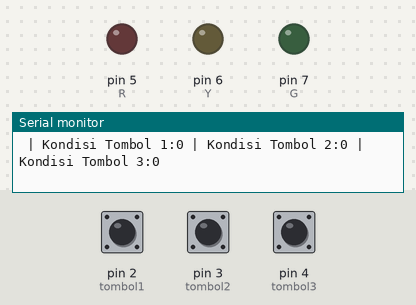
Simulated run of this sketch. Board: Arduino Uno, built with avr-gcc and run on an emulated ATmega328P. Parts: output pins drawn as LEDs (lit = HIGH), the last lines printed to the serial monitor. Dashed ring = blinking. The inputs (shaded band) are chosen by the test bench; at power-on: pin 2 (tombol1) LOW, pin 3 (tombol2) LOW, pin 4 (tombol3) LOW.

Above: at 1.2 s.
1.3 s: pin 2 (tombol1) pulled HIGH for 3.2 s
At 5.5 s:
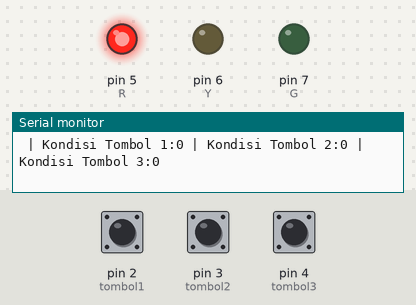
6.4 s: pin 3 (tombol2) pulled HIGH for 3.2 s
At 7.8 s:
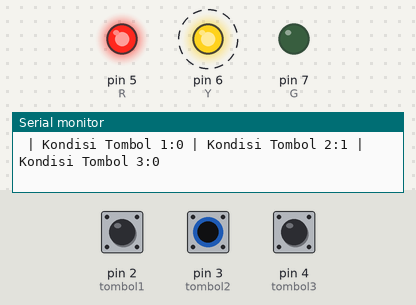
11.4 s: pin 4 (tombol3) pulled HIGH for 0.15 s
At 12.5 s:
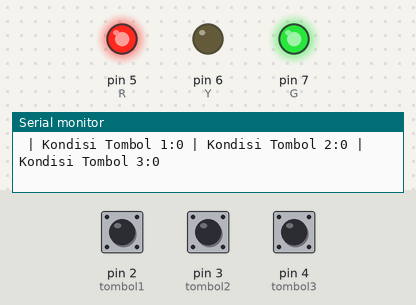
13.4 s: pin 2 (tombol1) pulled HIGH for 0.15 s
At 14.9 s:
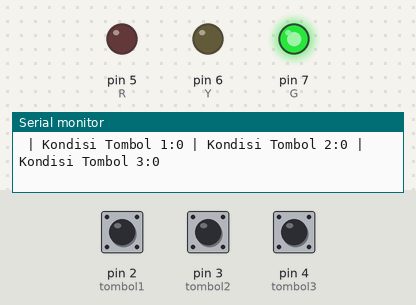
15.5 s: pin 3 (tombol2) pulled HIGH for 0.15 s
At 17.2 s:
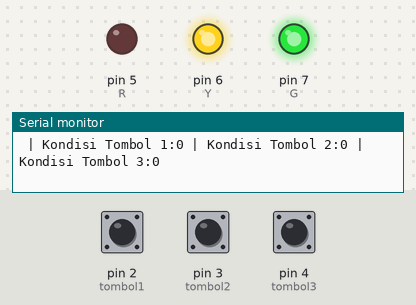
17.5 s: pin 4 (tombol3) pulled HIGH for 1 s
At 18.5 s:
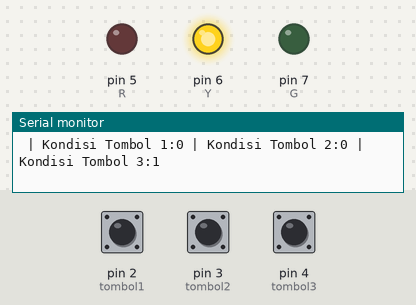
Timing chart, 0 to 20.5 s (numbered marks = the images above; inputs shaded):
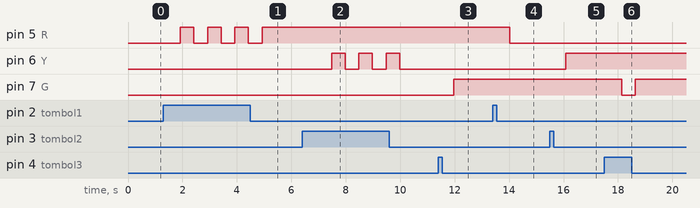

The sketch:

1_button_3_LED_C4_And.ino
```cpp
// Inisialisasi
int tombol1=2;
int tombol2=3;
int tombol3=4;
int R=5;
int Y=6;
int G=7;
int kunci1 = LOW;

void setup() {
  Serial.begin(9600);
  pinMode(tombol1,INPUT);
  pinMode(tombol2,INPUT);
  pinMode(tombol3,INPUT);
  pinMode(R,OUTPUT);
  pinMode(Y,OUTPUT);
  pinMode(G,OUTPUT);
}

void loop() {
  //Baca Data
  int bacaTombol1=digitalRead(tombol1);
  int bacaTombol2=digitalRead(tombol2);
  int bacaTombol3=digitalRead(tombol3);

  //Print Serial
  Serial.print(" | Kondisi Tombol 1:"); Serial.print(bacaTombol1);
  Serial.print(" | Kondisi Tombol 2:"); Serial.print(bacaTombol2);
  Serial.print(" | Kondisi Tombol 3:"); Serial.print(bacaTombol3);
  Serial.println();

  //Logic
  //Logic 1
  if(bacaTombol1==1 and kunci1==0){
    delay(500);
    digitalWrite(R,HIGH);
    kunci1=1;

  }else if(bacaTombol1==1 and kunci1==1){
    delay(500);
    digitalWrite(R,LOW);
    kunci1=0;
  }

//Logic 2
  if(bacaTombol2==1 and kunci1==0){
    delay(500);
    digitalWrite(Y,HIGH);
    kunci1=1;

  }else if(bacaTombol2==1 and kunci1==1){
    delay(500);
    digitalWrite(Y,LOW);
    kunci1=0;
  }

//  //Logic 3
  if(bacaTombol3==1 and kunci1==0){
    delay(500);
    digitalWrite(G,HIGH);
    kunci1=1;

  }else if(bacaTombol3==1 and kunci1==1){
    delay(500);
    digitalWrite(G,LOW);
    kunci1=0;
  }
  }
```

Measured:
- after the input at 1.3 s, pin 5 (R): alternates HIGH for 0.50 s and LOW for 0.50 s, 7 changes in all, then stays HIGH, starting after 0.62 s
- after the input at 6.4 s, pin 6 (Y): alternates HIGH for 0.50 s and LOW for 0.50 s, 6 changes in all, then stays LOW, starting after 1.1 s
- after the input at 11.4 s, pin 7 (G): LOW → HIGH after 0.57 s
- after the input at 13.4 s, pin 5 (R): HIGH → LOW after 0.63 s
- after the input at 15.5 s, pin 6 (Y): LOW → HIGH after 0.58 s
- after the input at 17.5 s, pin 7 (G): HIGH → LOW after 0.63 s, → HIGH 0.50 s later
